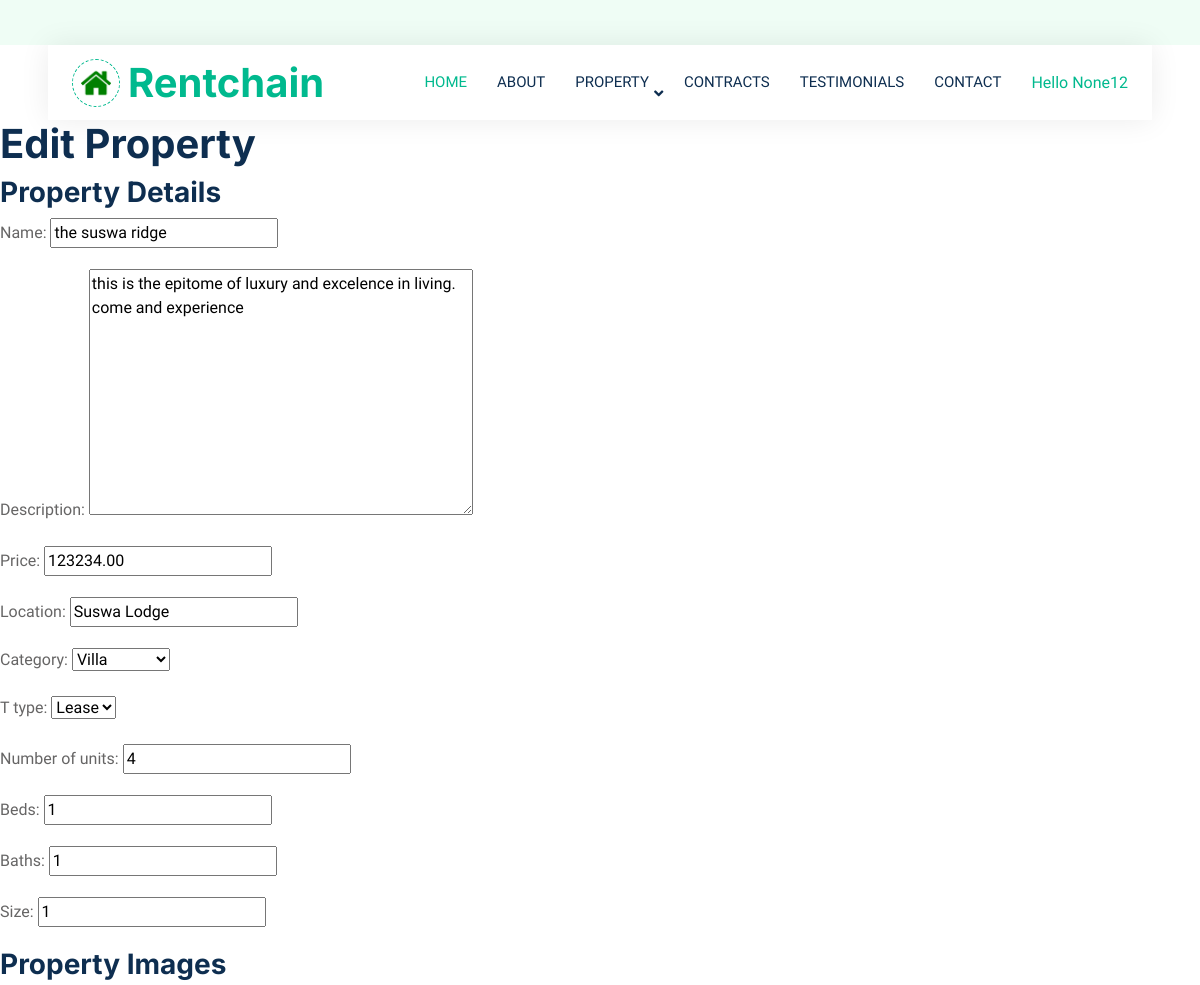
Before: /landlord/property/edit/6/ (signed in, upper part) with the older database file.
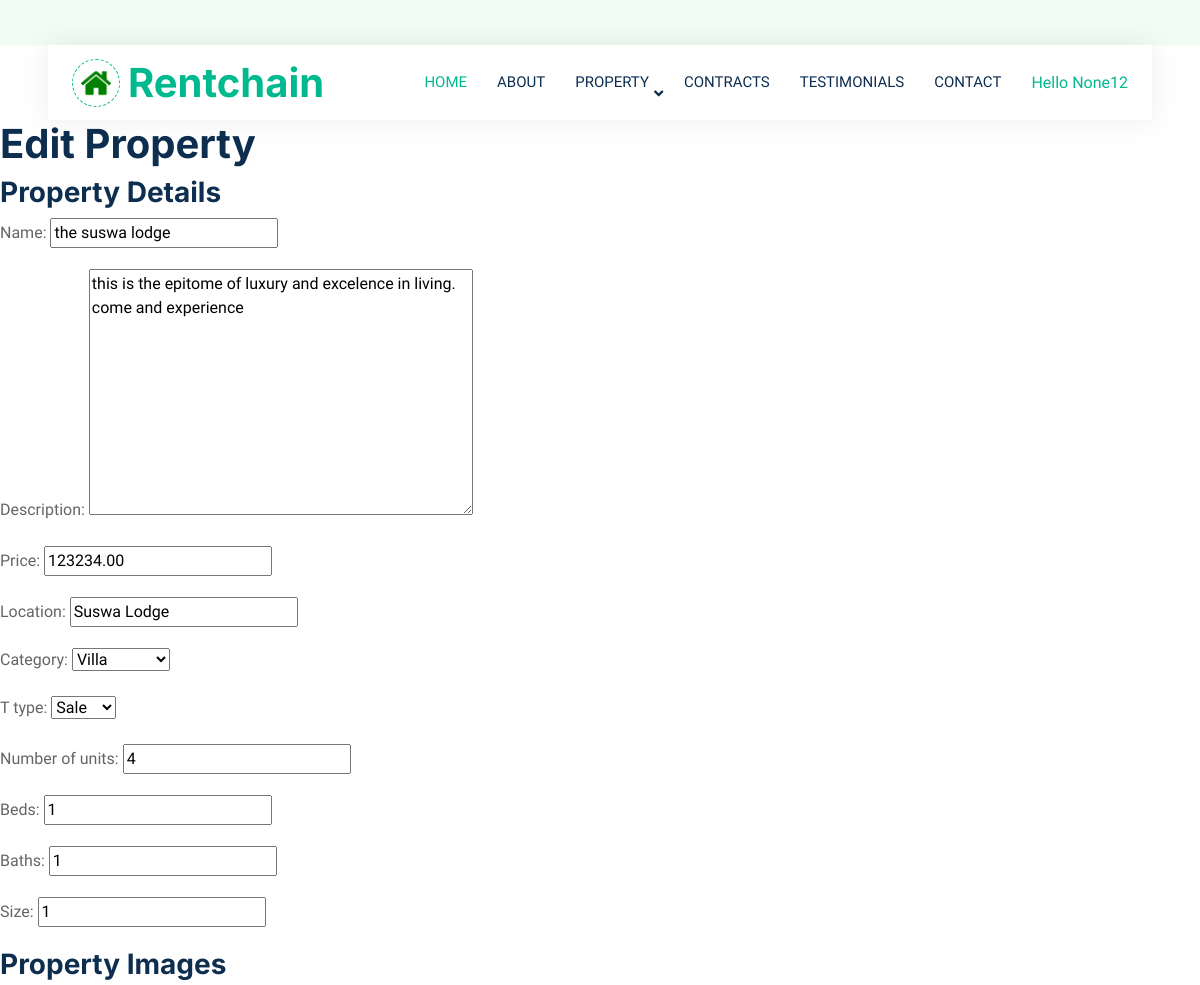
After: the same page with the newer database file.
### property_app/models.py (models this page shows, shortened)
class Property(models.Model):
    landlord = models.ForeignKey(settings.AUTH_USER_MODEL, on_delete=models.CASCADE, related_name="properties")
    name = models.CharField(max_length=255, default='test')
    description = models.TextField(default='test')
    price = models.DecimalField(max_digits=10, decimal_places=2,default='123')
    location = models.CharField(max_length=255,default='test')
    created_at = models.DateTimeField(auto_now_add=True)
    number_of_units=models.IntegerField()
    size=models.IntegerField()
    baths=models.IntegerField()
    beds=models.IntegerField()
    lease_type=[
        ('rent','Rent'),
        ('sale','Sale'),
        ('lease','Lease')
    ]
    CATEGORY_CHOICES = [
        ('apartment', 'Apartment'),
        ('villa', 'Villa'),
        ('Home', 'home'),
        ('Office', 'office'),
        ('Garage', 'garage'),
    ]
    category = models.CharField(max_length=50, choices=CATEGORY_CHOICES, default='apartment')
    t_type= models.CharField(max_length=50,choices=lease_type,default='rent')

### property_app/views.py (the view, shortened to what this page needs)
# urls.py: path('landlord/property/edit/<int:property_id>/', PropertyEditView.as_view(), name='property_edit'),
@method_decorator(login_required, name='dispatch')
@method_decorator(role_required('landlord'), name='dispatch')
class PropertyEditView(View):
    def get(self, request, property_id, *args, **kwargs):
        property_instance = get_object_or_404(Property, pk=property_id, landlord=request.user)
        property_form = PropertyForm(instance=property_instance)
        PropertyImageFormSet = modelformset_factory(PropertyImage, form=PropertyImageForm, extra=3)
        image_formset = PropertyImageFormSet(queryset=PropertyImage.objects.filter(property=property_instance))
        return render(request, 'edit_property.html', {
            'property_form': property_form,
            'image_formset': image_formset,
            'property_instance': property_instance
        })

### property_app/forms.py
class PropertyForm(forms.ModelForm):
    class Meta:
        model=Property
        fields = ['name', 'description', 'price', 'location','category','t_type','number_of_units','beds','baths','size']

### property_app/context_processors.py (called while the page is built)
def dashboard_url(request):
    if request.user.is_authenticated:
        if request.user.role == 'client':
            return {'dashboard_url': reverse('client_dashboard')}
        elif request.user.role == 'landlord':
            return {'dashboard_url': reverse('landlord_dashboard')}
        elif request.user.role == 'admin':
            return {'dashboard_url': reverse('admin_dashboard')}
    return {'dashboard_url': None}

### property_app/views.py (called while the page is built)
def role_required(role):
    def decorator(view_func):
        def _wrapped_view(request, *args, **kwargs):
            if request.user.is_authenticated and request.user.role == role:
                return view_func(request, *args, **kwargs)
            return HttpResponseForbidden("You are not authorized to access this page.")
        return _wrapped_view
    return decorator

### property_app/templates/edit_property.html (shortened to what this page needs)
{% extends "base.html" %}
{% block content %}
<h1>Edit Property</h1>
<form method="post" enctype="multipart/form-data" action="">
    <h3>Property Details</h3>
    {{ property_form.as_p }}
    <h3>Property Images</h3>
</form>
{% endblock %}

Changed rows visible on the page:
changed Property "this is the epitome of luxury and excelence in living. come and experience": name "the suswa ridge" → "the suswa lodge"; t_type "Lease" → "Sale"
